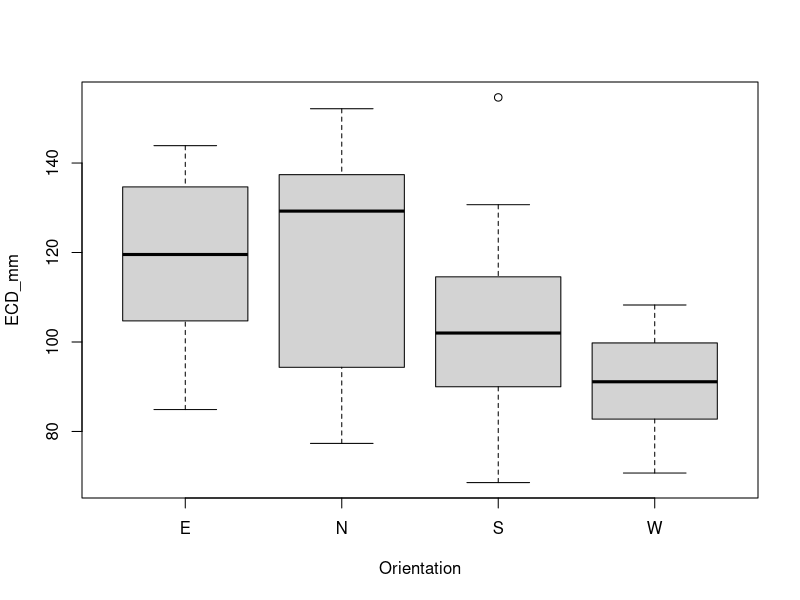
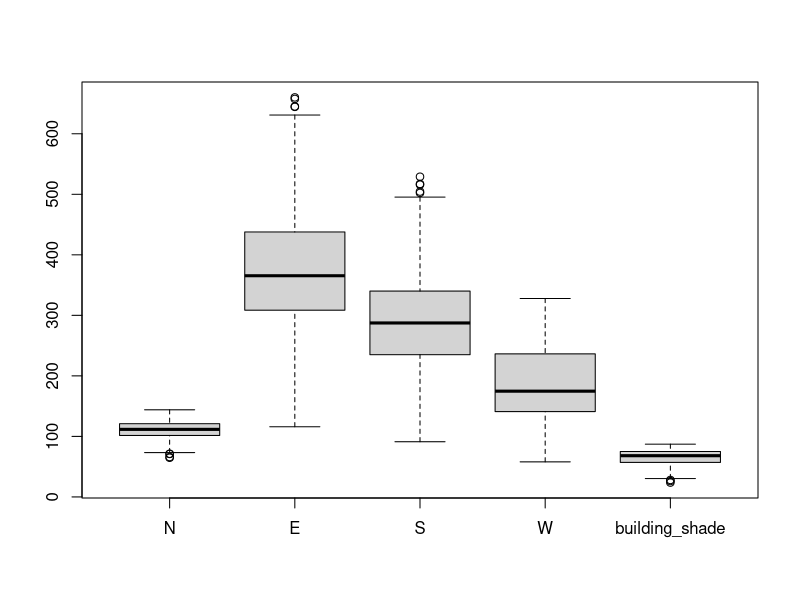

Generate these figures, in order, with R:
leafdata = read.csv("leavesstats.csv")
boxplot(ECD_mm~Orientation,data = leafdata[leafdata$shade!='Building' ,])
ECD.lm = lm(ECD_mm~Orientation,data = leafdata[leafdata$shade!='Building',])

ECD.anova = anova(ECD.lm)

data.building = leafdata[leafdata$shade=="Building",]
data.norm = leafdata[leafdata$shade!="Building",]

data.S = leafdata[data.norm$Orientation=="S",]
data.N = leafdata[data.norm$Orientation=="N",]
data.E = leafdata[data.norm$Orientation=="E",]
data.W = leafdata[data.norm$Orientation=="W",]

n.bootstrap = 1000
n.sample = 15
bootstrap.vars = data.frame(matrix(0,nrow = n.bootstrap,ncol = 5))
colnames(bootstrap.vars)=c("N","E","S","W","building_shade")

for(i in 1:n.bootstrap){
  bootstrapsample.N = data.N$ECD_mm[sample.int(nrow(data.N),n.sample)]
  bootstrap.vars$N[i] = var(bootstrapsample.N)
  bootstrapsample.E = data.E$ECD_mm[sample.int(nrow(data.E),n.sample)]
  bootstrap.vars$E[i] = var(bootstrapsample.E)
  bootstrapsample.S = data.S$ECD_mm[sample.int(nrow(data.S),n.sample)]
  bootstrap.vars$S[i] = var(bootstrapsample.S)
  bootstrapsample.W = data.W$ECD_mm[sample.int(nrow(data.W),n.sample)]
  bootstrap.vars$W[i] = var(bootstrapsample.W)
  bootstrapsample.building = data.building$ECD_mm[sample.int(nrow(data.building),n.sample)]
  bootstrap.vars$building_shade[i] = var(bootstrapsample.building)
}
boxplot(bootstrap.vars)

boot.data.reshape = data.frame(ECD.var = matrix( as.matrix(bootstrap.vars),nrow = 5*n.bootstrap,ncol = 1)
                               ,Orientation = rep(colnames(bootstrap.vars),each = n.bootstrap))

ECD.var.lm = lm(ECD.var~.,data = boot.data.reshape)

anova(ECD.var.lm)
